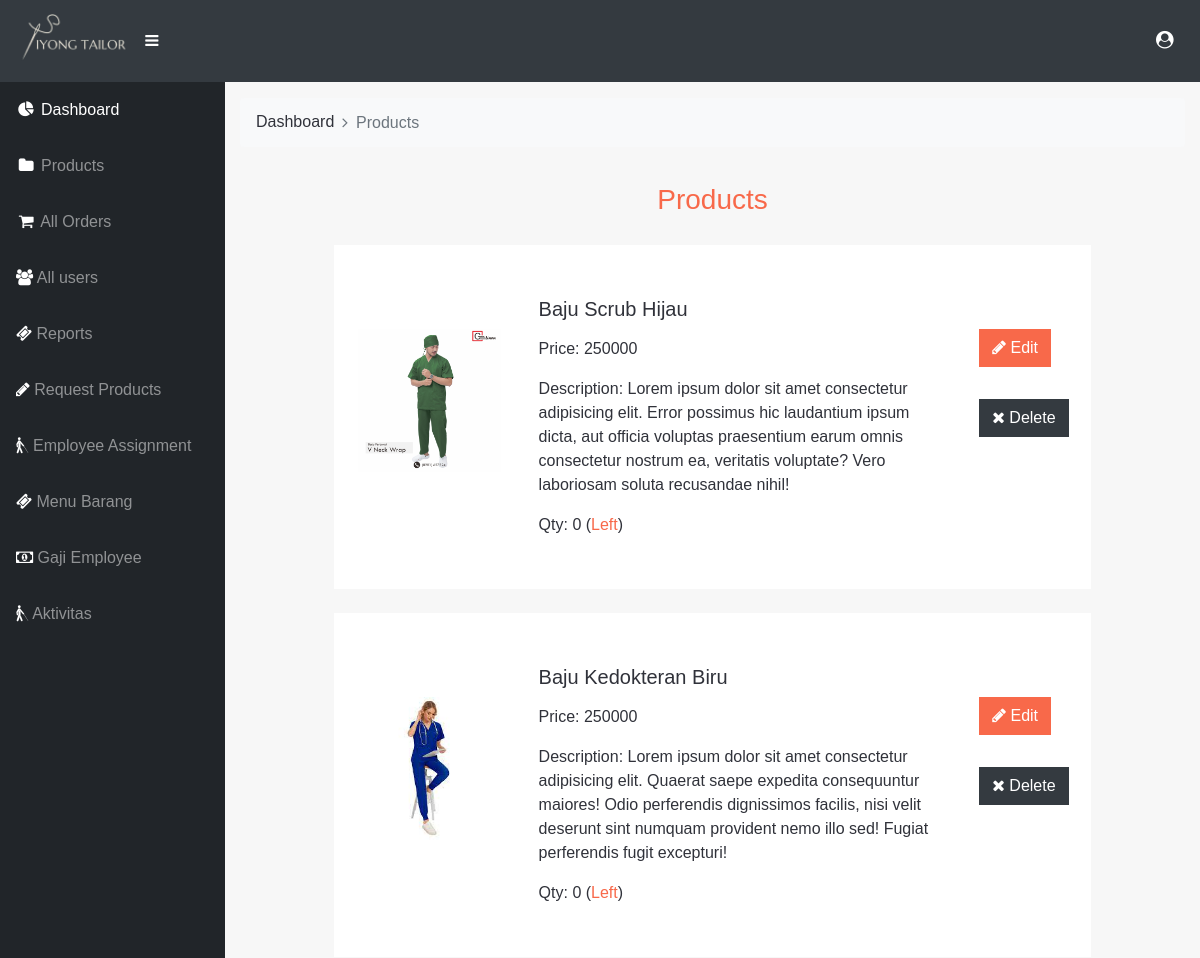
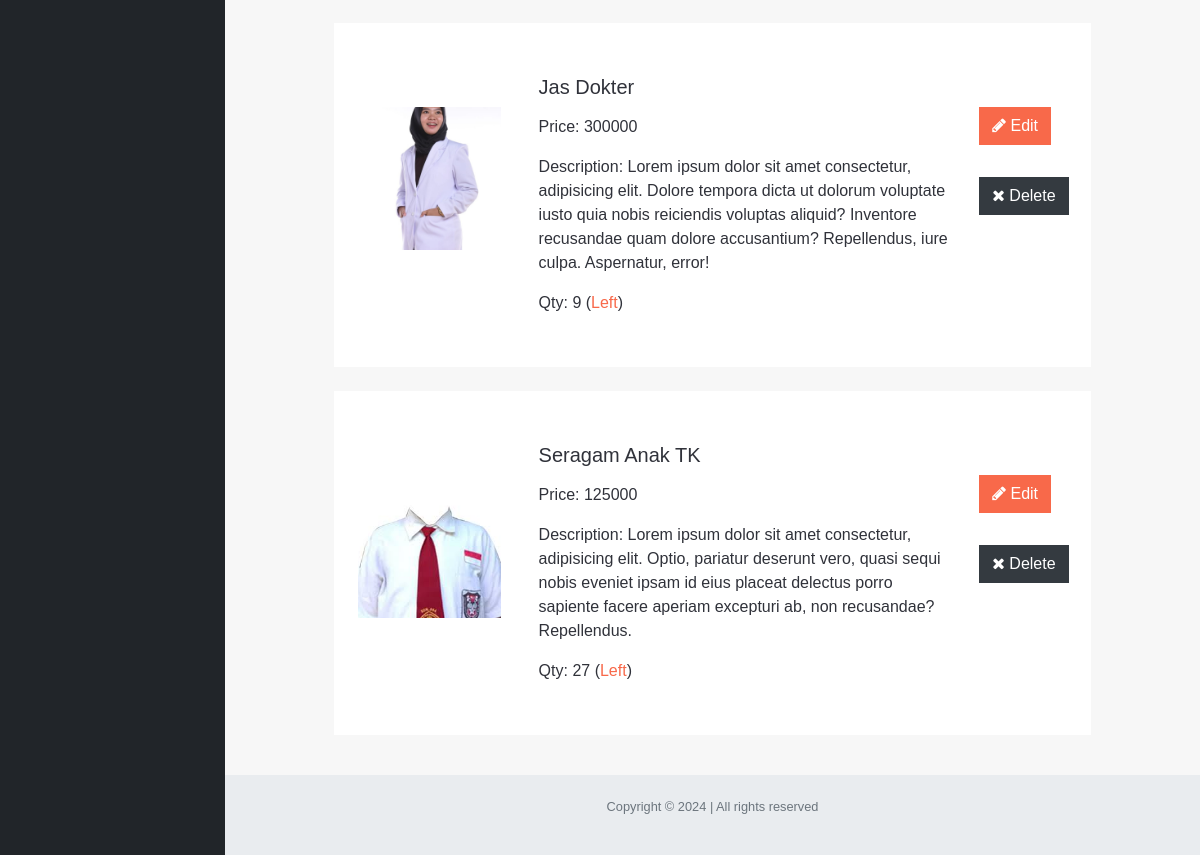
/admin/all_products.php (signed in), run on the app's committed database (2 pictures, top to bottom).
### tables this page shows
CREATE TABLE `products` (
  `id` int(5) NOT NULL,
  `product_name` varchar(150) NOT NULL,
  `product_slider` varchar(20) NOT NULL,
  `product_price` int(5) NOT NULL,
  `product_stock` int(5) NOT NULL,
  `product_img` varchar(600) NOT NULL,
  `product_preview` varchar(1000) NOT NULL,
  `product_description` varchar(1000) NOT NULL
);

### admin/all_products.php (the view, shortened to what this page needs)
<?php
include './inc/header.php';
include './inc/sidebar.php';
include './inc/db_connect.php';
?>
<div id="content-wrapper">
    <div class="container-fluid">
        <nav aria-label="breadcrumb">
            <ol class="breadcrumb arr-right bg-light">
                <li class="breadcrumb-item"><a href="index.php">Dashboard</a></li>
                <li class="breadcrumb-item active" aria-current="page">Products</li>
            </ol>
        </nav>
        <section>
            <div class="container-fluid">
                <div class="row">
                    <div class="col-md-1"></div>
                    <div class="col-md-10 my-3">
                        <h3 class="text-orange text-center py-1">Products</h3>
                        <?php
                        $res = mysqli_query($conn, "SELECT * FROM products");
                        while ($row = mysqli_fetch_array($res)) {
                        ?>
                        <div class="order px-3 my-4 custom-card">
                            <div class="row my-3">
                                <div class="col-3">
                                    <span class="d-inline-block align-middle"><img class="img-fluid product-img p-2 d-inline-block" src="<?php echo $row['product_img']; ?>"></span>
                                </div>
                                <div class="col-7">
                                    <a class="py-2" href="">
                                        <h5 class="my-3"><?php echo $row['product_name']; ?></h5>
                                    </a>
                                    <p>Price: <?php echo $row['product_price']; ?></p>
                                    <p>Description: <?php echo $row['product_description']; ?></p>
                                    <p>Qty: <?php echo $row['product_stock'] . ' (<span class="text-orange">Left</span>)'; ?></p>
                                </div>
                                <div class="col-2">
                                    <p><a href="product-edit.php?id=<?php echo $row['id']?>" class="btn custom-btn mb-2 mt-5"> <i class="fa fa-pencil"></i> Edit</a></p>
                                    <p><button data-toggle="modal" data-target="#deleteModal<?php echo $row['id']; ?>" class="btn btn-dark mt-2 mb-5"> <i class="fa fa-close"></i> Delete</button></p>
                                </div>
                            </div>
                        </div>
                        <?php } ?>
                    </div>
                    <div class="col-md-1"></div>
                </div>
            </div>
        </section>
    </div>
</div>
<?php include './inc/footer.php'; ?>

### css/styles.css (style rules this page uses)
body { background-color: #F7F7F7; color:#30323A; font-family: 'Titillium Web', sans-serif; }
.custom-btn { color: #fff !important; background-color: #F8694A; border-radius: 0; }
a { color: #30323A; outline: none; }
i { color: #30323A; }
.breadcrumb { background-color: transparent; }
.custom-card { background: #fff; padding: 20px; }
.btn { border-radius: 0; }
a, a img ,.product, div { outline : none !important; }
.text-orange { color: #f8694a; }
.breadcrumb-item+.breadcrumb-item::before { display: inline-block; padding-right: .5rem; color: #6c757d; font-family: 'FontAwesome'; content: "\f105"!important; }
.product-img { height: 240px !important; width: 240px !important; object-fit: contain; }

### admin/inc/header.php (style rules this page uses)
i { color: #fff; }

### data on the page
products: product_img (picture), product_name "Baju Scrub Hijau", product_price "250000", product_description "Lorem ipsum dolor sit amet consectetur adipisicing elit. Error possimus hic laudantium ipsum dicta, aut officia voluptas praesentium earum omnis consectetur nostrum ea, veritatis voluptate? Vero laboriosam soluta recusandae nihil!", product_stock "0"
products: product_img (picture), product_name "Baju Kedokteran Biru", product_price "250000", product_description "Lorem ipsum dolor sit amet consectetur adipisicing elit. Quaerat saepe expedita consequuntur maiores! Odio perferendis dignissimos facilis, nisi velit deserunt sint numquam provident nemo illo sed! Fugiat perferendis fugit excepturi!", product_stock "0"
products: product_img (picture), product_name "Jas Dokter", product_price "300000", product_description "Lorem ipsum dolor sit amet consectetur, adipisicing elit. Dolore tempora dicta ut dolorum voluptate iusto quia nobis reiciendis voluptas aliquid? Inventore recusandae quam dolore accusantium? Repellendus, iure culpa. Aspernatur, error!", product_stock "9"
products: product_img (picture), product_name "Seragam Anak TK", product_price "125000", product_description "Lorem ipsum dolor sit amet consectetur, adipisicing elit. Optio, pariatur deserunt vero, quasi sequi nobis eveniet ipsam id eius placeat delectus porro sapiente facere aperiam excepturi ab, non recusandae? Repellendus.", product_stock "27"
